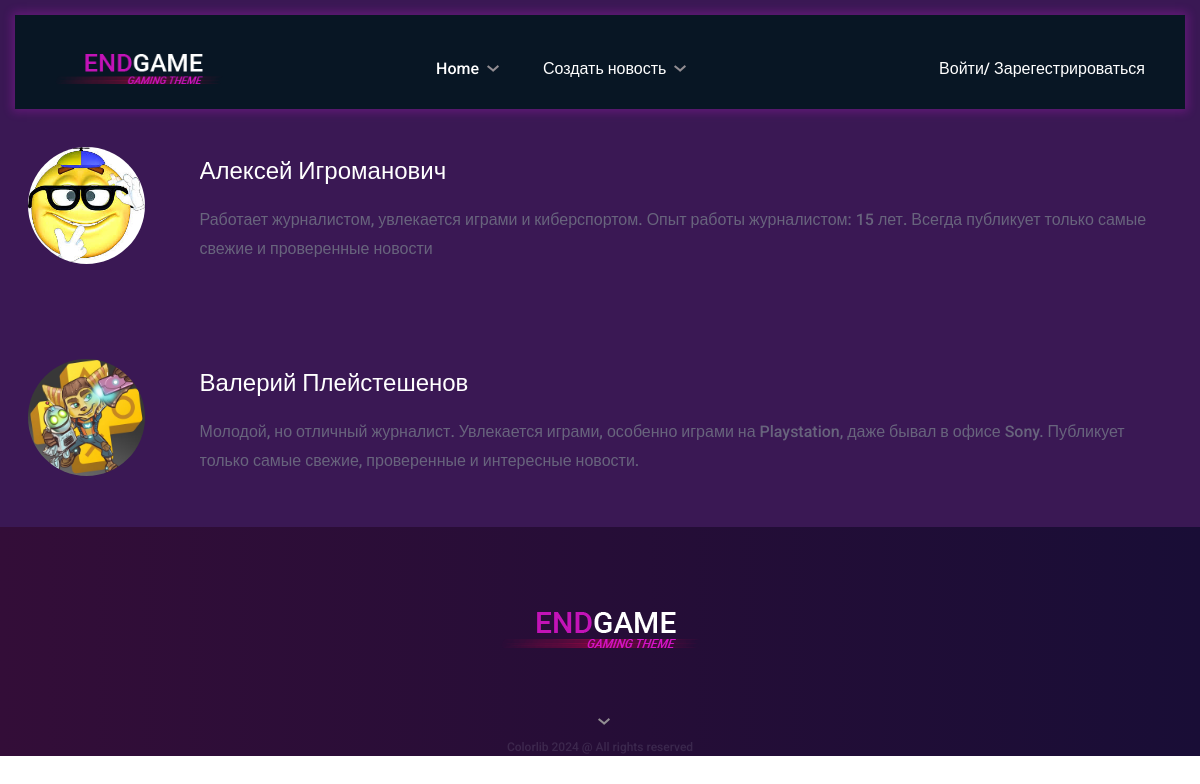
Page /author_list/ on the committed database.
### app/models.py (models this page shows, shortened)
class Author(models.Model):
    author_name = models.CharField(max_length=52)
    author_bio = models.TextField()
    author_avatar = models.ImageField(upload_to='media/author_avatar')
    class Meta:
        verbose_name = 'Автор'
        verbose_name_plural = 'Авторы'

### app/views.py (the view)
# urls.py: path('author_list/', views.author_list, name='author')
def author_list(request):
    authors = Author.objects.all()
    return render(request, 'app/author_list.html', {'authors': authors})

### app/templates/app/author_list.html (shortened to what this page needs)
{% extends 'base.html' %}
{% load static %}
{% block content %}
	<header class="header-section">
		<div class="header-warp">
			<div class="header-bar-warp d-flex">
				<a href="{% url 'index' %}" class="site-logo">
					<img src="{% static './img/logo.png'%}" alt="">
				</a>
			<nav class="top-nav-area w-100">
					<div class="user-panel">
						<a href="{% url 'login' %}">
							   {% if request.user.is_authenticated %}
                                        <a href="{% url 'logout' %}">Выйти</a>/ <a> {{ user.username }} </a>
                                    {% else %}
                                        Войти/ <a href="{% url 'register' %}">Зарегестрироваться</a>
                                    {% endif %}
						</a>
					</div>
					<ul class="main-menu primary-menu">
						<li><a href="{% url 'index' %}">Home</a></li>
						<li><a href="{% url 'create' %}">Создать новость</a></li>
					</ul>
				</nav>
			</div>
		</div>
	</header>
            	<section class="game-author-section">
					{% for author in authors %}
		<div class="container">
			<br>
			<br>
			<br>
			<br>
			<div class="game-author-pic set-bg" data-setbg="{{ author.author_avatar.url }}"></div>
			<div class="game-author-info">
				<h4>{{ author.author_name }}</h4>
				<p>{{ author.author_bio }}</p>
			</div>
		</div>
					{% endfor %}
	</section>
{% endblock %}

### static/css/style.css (style rules this page uses)
html, body { height: 100%; font-family: 'Roboto', sans-serif; -webkit-font-smoothing: antialiased; font-smoothing: antialiased; }
h1, h2, h3, h4, h5, h6 { margin: 0; color: #111111; font-weight: 500; }
h4 { font-size: 24px; }
p { font-size: 15px; color: #585858; line-height: 1.6; font-weight: 500; }
img { max-width: 100%; }
ul, ol { padding: 0; margin: 0; }
::placeholder { color: #fff; font-style: italic; text-transform: uppercase; }
.set-bg { background-repeat: no-repeat; background-size: cover; background-position: top center; }
.header-section { position: absolute; width: 100%; left: 0; top: 0; z-index: 99; padding: 15px 15px 0; }
.header-warp { max-width: 1496px; margin: 0 auto; }
.header-bar-warp { background: #081624; padding: 39px 40px 0; -webkit-box-shadow: 0 0 9px 3px rgba(226, 30, 228, 0.24); box-shadow: 0 0 9px 3px rgba(226, 30, 228, 0.24); }
.site-logo { float: left; }
.user-panel { float: right; font-size: 16px; font-weight: 500; color: #fff; padding-top: 3px; }
.user-panel a { color: #fff; }
.main-menu { list-style: none; text-align: center; padding-top: 3px; }
.main-menu li { display: inline-block; position: relative; }
.main-menu li a { display: block; font-size: 16px; font-weight: 500; color: #fff; margin-right: 40px; padding-bottom: 28px; position: relative; padding-right: 20px; }
.main-menu li a:after { position: absolute; content: ""; width: 20px; height: 20px; right: 0; top: 1px; background-image: url("../img/icons/arrow-down.png"); background-repeat: no-repeat; background-position: right center; }
.game-author-section { background: #3a1854; padding: 51px 0; overflow: hidden; }
.game-author-pic { width: 117px; height: 117px; border-radius: 50%; float: left; margin-right: 55px; }
.game-author-info { overflow: hidden; padding-top: 10px; }
.game-author-info h4 { color: #fff; margin-bottom: 20px; }
.game-author-info p { font-size: 16px; font-weight: 500; color: #68647d; line-height: 1.8; margin-bottom: 0; }
@media (min-width: 1200px) { .container { max-width: 1175px; } }

### rows in the picture
Author: shows a picture, author_name "Алексей Игроманович", author_bio "Работает журналистом, увлекается играми и киберспортом. Опыт работы журналистом: 15 лет. Всегда публикует только самые свежие и проверенные новости"
Author: shows a picture, author_name "Валерий Плейстешенов", author_bio "Молодой, но отличный журналист. Увлекается играми, особенно играми на Playstation, даже бывал в офисе Sony. Публикует только самые свежие, проверенные и интересные новости."
